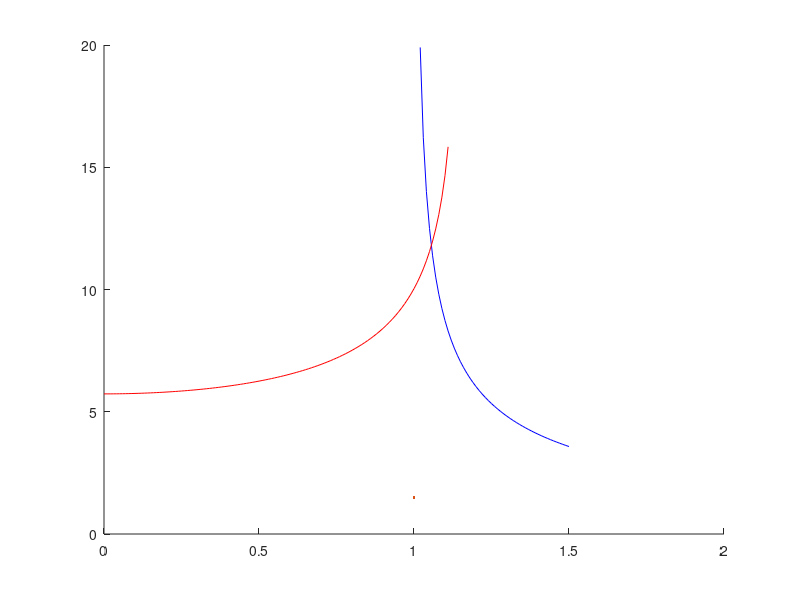

Write MATLAB code to recreate this figure. (Note: this script raises an error after producing the figure.)
clear
clc

AR = 8.77;          %aspect ratio
Cla = 6.74;         %lift curve slope of aerofoil
d = 6.34;           %diameter of fuselage
b = 65;             %wing span
S_exp = 440;        %exposed area
S_ref = 482;        %reference area
sweep = 26;         % sweep at max thickness pt.
le_sweep = 30;      %leading edge sweep

% interpolation in the transonic regime
M_start = 0.85;
M_end = 1 / cosd(sweep);

CLa2 = [];
CLa3 = [];
M_list1 = [];
M_list2 = [];

for M = 0:0.01:1.5

    beta = (1 - M ^ 2) ^ 0.5;
    eta = Cla / (2 * pi); % remove the beta term as Cla has it already
    F = 1.07 * (1 + d / b) ^ 2;

    CLa_subsonic3 = 2 * pi * AR * S_exp * F / (2 + (4 + (AR * beta / eta)...
        ^ 2 *(1 + (tand(sweep) / beta) ^ 2)) ^ 0.5) / S_ref;
    CLa_supersonic = 4/sqrt(-1+M^2);
    CLa_sonic = 2 * pi * AR * S_exp * F / (2 + (4 + (AR * 1e-6 / eta)...
        ^ 2 *(1 + (tand(sweep) / 1e-6) ^ 2)) ^ 0.5) / S_ref;

    if M < 1 / cosd(sweep) && M ~= 1
        CLa3 = [CLa3 CLa_subsonic3];
        M_list1 = [M_list1 M];
    elseif M == 1
        CLa3 = [CLa3 CLa_sonic];
        M_list1 = [M_list1 M];
    end
    if M > 1 / cosd(sweep) - 0.1
        CLa2 = [CLa2, CLa_supersonic];
        M_list2 = [M_list2 M];
    end
end

% plot the results
figure
hold on
plot(M_list2, CLa2,"blue", LineWidth=1.5);
plot(M_list1, CLa3,"red", LineWidth=1.5);
xline(0.83, LineWidth=1.5, label="Cruise");
ylim([3 10])
xlabel("M");
ylabel("CLa")
% ylim([3 12]);
legend("Supersonic Theoretical","Subsonic (Raymer)");
grid on




% drag prediction IN CRUISE

%=========================================================================

% CD0
% for smooth paint, k = 6.34e-6 m - so we are below the cutoff

% fuselage
Re = 434e6;
M = 0.83;
f = 80/6.34; % fineness ratio
Cf_fus = 0.455 / (log10(Re) ^ 2.58 * (1 + 0.144 * M^2) ^ 0.65);
FF_fus = 0.9 + 5 * f ^ -1.5 + f / 400; % form factor
S_wet_fus = 1.38e3;
CD0_fus = S_wet_fus / S_ref * Cf_fus * FF_fus;

% wings
Re = 40.1e6;
M = 0.83;
xc_max = 0.36; % x/c of max. thickness
tc_max = 0.14; % max thickness-to-chord ratio
Cf_w = 0.455 / (log10(Re) ^ 2.58 * (1 + 0.144 * M^2) ^ 0.65);
FF_w = (1 + 0.6/xc_max * tc_max + 100 * (tc_max) ^ 4) * ...
    (1.34 * M ^ 0.18 * cosd(sweep) ^ 0.28); % form factor
S_wet_w = S_exp * 2;
CD0_w = S_wet_w / S_ref * Cf_w * FF_w;

% hstab
Re = 22.8e6;
M = 0.83;
S_h = 51.7;
xc_max = 0.298; % x/c of max. thickness
tc_max = 0.12; % max thickness-to-chord ratio
Cf_h = 0.455 / (log10(Re) ^ 2.58 * (1 + 0.144 * M^2) ^ 0.65);
FF_h = (1 + 0.6/xc_max * tc_max + 100 * (tc_max) ^ 4) * ...
    (1.34 * M ^ 0.18 * cosd(sweep) ^ 0.28); % form factor
S_wet_h = S_h * 2.1;
CD0_h = S_wet_h / S_ref * Cf_h * FF_h;

% vstab
Re = 32.9e6;
M = 0.83;
S_v = 27.7;
xc_max = 0.3; % x/c of max. thickness
tc_max = 0.12; % max thickness-to-chord ratio
Cf_v = 0.455 / (log10(Re) ^ 2.58 * (1 + 0.144 * M^2) ^ 0.65);
FF_v = (1 + 0.6/xc_max * tc_max + 100 * (tc_max) ^ 4) * ...
    (1.34 * M ^ 0.18 * cosd(sweep) ^ 0.28); % form factor
S_wet_v = S_v * 2.1;
CD0_v = S_wet_v / S_ref * Cf_v * FF_v;

% nacelles
Re = 35.2e6;
M = 0.83;
f = 4.64; % fineness ratio
Q = 1.3; % nacelle-wing interference
S_wet_nac = 69.5 * 4; % approximate as a cylinder, and there are 4
Cf_nac = 0.455 / (log10(Re) ^ 2.58 * (1 + 0.144 * M^2) ^ 0.65);
FF_nac = 1 + 0.35 / f; % form factor
CD0_nac = S_wet_nac / S_ref * Cf_nac * FF_nac * Q;

% fuselage upsweep
A_fus = 31.6; % cross-sectional area
beta = 7 * pi/180; % upsweep angle (rad)
CD_upsweep = 3.83 * A_fus / S_ref * beta ^ 2.5;

% get clean CD0 (no gear or flaps)
CD0_clean = CD0_fus + CD0_w + CD0_h + CD0_v + CD0_nac + CD_upsweep;

% get CD changes from different configs:
% landing gear
A_uc_front = 13.9; % landing gear area from front - get a better value?
CD_uc = 2.25 * A_uc_front / S_ref;

% flaps
flap_extent = 0.65;
CD_flaps_TO = 0.0023 * flap_extent * 15; % 15deg for takeoff
CD_flaps_land = 0.0024 * flap_extent * 40; % 40deg for landing

% CDi
% we need to finish stability to get all these values i think

CL_cruise = 0.53;
AR_h = 5.88;
e = 0.85; %oswald efficiency factor
K = 1 / (pi * AR * e);
K_h = 1 / (pi * AR_h * e);
eta_h = 0.9; % tailplane efficiency
CL_h = 0; % we need stability analysis to get this one
CDi = K * CL_cruise ^ 2 + eta_h * K_h * CL_h ^ 2;

% also get the change in CDi from flaps

CDi_flaps = 0; % idk what k_h is so we can sort this out later




%=========================================================================

%IMPORTANT VALUES!!!!!
%CLa = 7.738 FOR THE WING FOR M = 0.83
